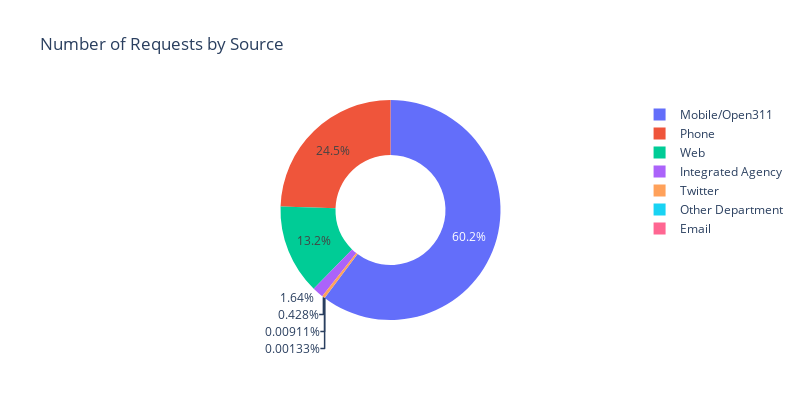

The notebook cell this image was saved under:
### Code cell
fig = px.pie(df, values= 'Count', names= 'Source', color = 'Count', title = 'Number of Requests by Source', hole = .5) 
fig.update_layout(width = 800, height = 400)
fig.show()

### Figure 1 — Plotly figure (JSON) as saved in the notebook; plotly's stock layout.template omitted (floating-point values rounded to 4 significant figures)
{"data": [{"customdata": [[1494312], [607732], [327785], [40767], [10620], [226], [33]], "domain": {"x": [0, 1], "y": [0, 1]}, "hole": 0.5, "hovertemplate": "Source=%{label}<br>Count=%{customdata[0]}<extra></extra>", "labels": ["Mobile/Open311", "Phone", "Web", "Integrated Agency", "Twitter", "Other Department", "Email"], "legendgroup": "", "marker": {"colors": ["#636efa", "#EF553B", "#00cc96", "#ab63fa", "#FFA15A", "#19d3f3", "#FF6692"]}, "name": "", "showlegend": true, "type": "pie", "values": [1494312, 607732, 327785, 40767, 10620, 226, 33]}], "layout": {"height": 400, "legend": {"tracegroupgap": 0}, "title": {"text": "Number of Requests by Source"}, "width": 800}}
